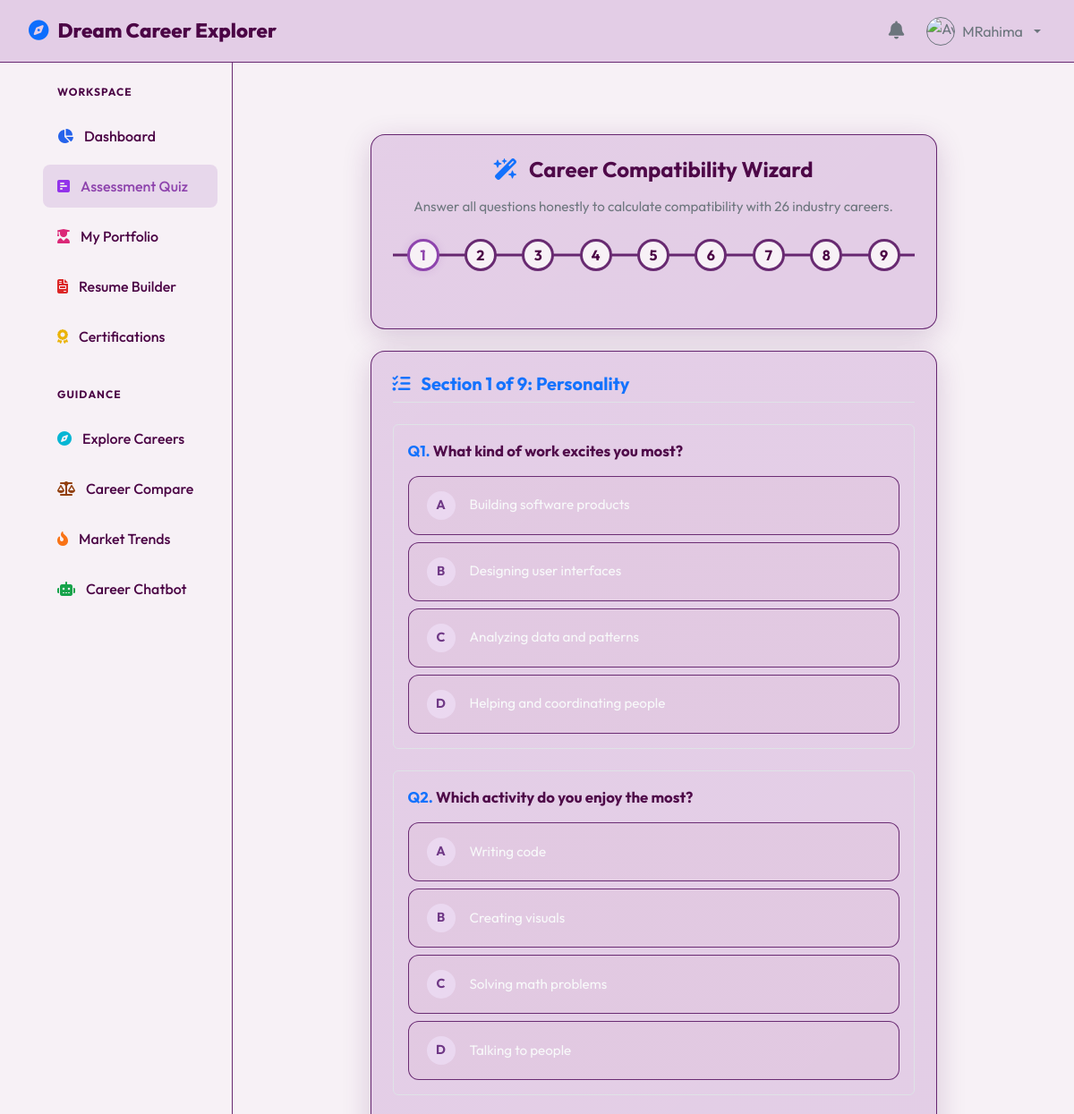
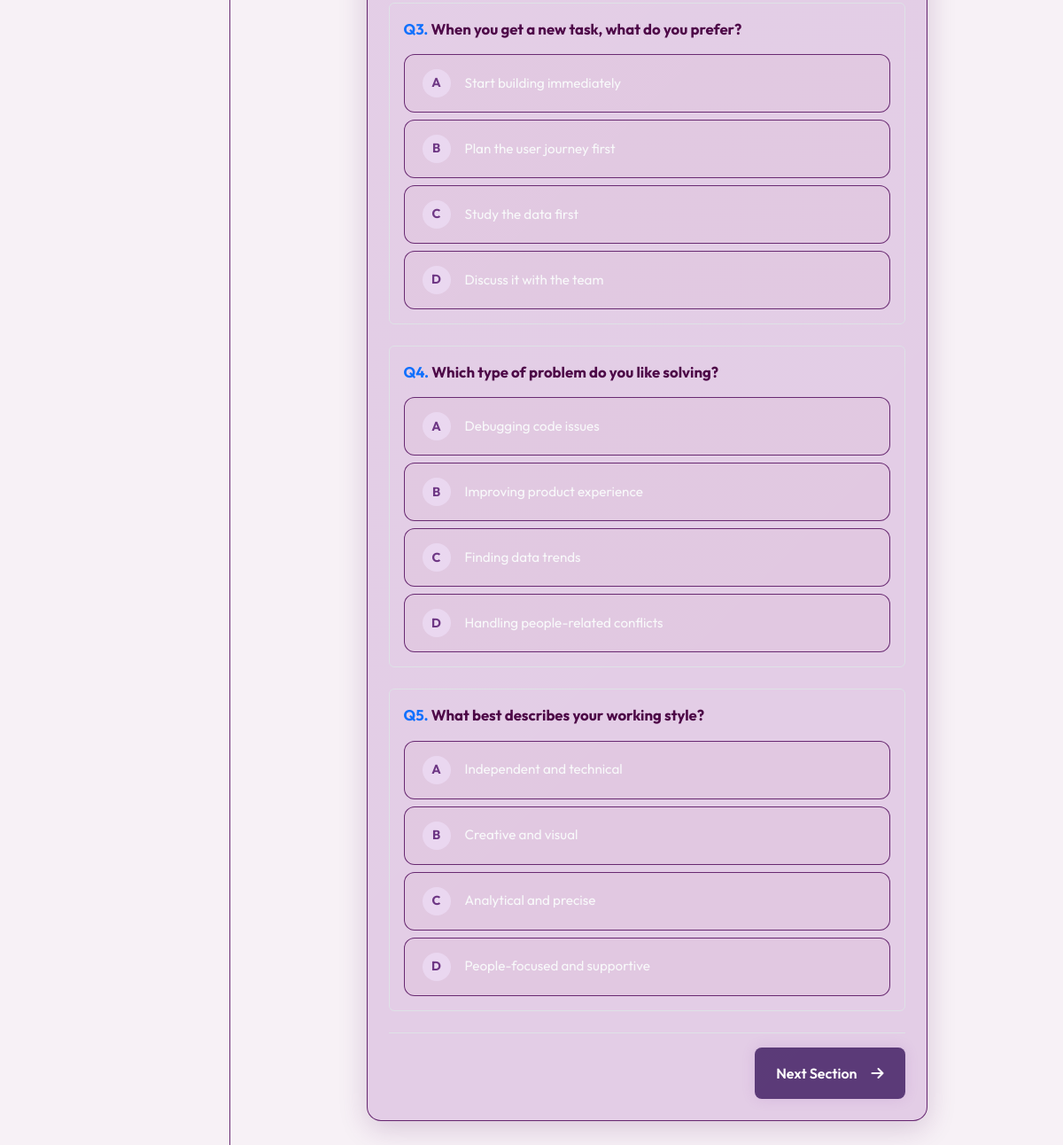
/student/assessment (signed in), run on the app's committed database (2 pictures, top to bottom).
### app/models.py (models this page shows, shortened)
class User(db.Model):
    __tablename__ = 'users'
    id = db.Column(db.Integer, primary_key=True)
    username = db.Column(db.String(50), unique=True, nullable=False)
    email = db.Column(db.String(100), unique=True, nullable=False)
    password_hash = db.Column(db.String(256), nullable=False)
    full_name = db.Column(db.String(100), nullable=False)
    role = db.Column(db.Enum('student', 'admin', name='user_roles'), default='student', nullable=False)
    profile_pic = db.Column(db.String(256), default='default.png')
    department = db.Column(db.String(100), nullable=True)
    qualification = db.Column(db.String(100), nullable=True)
    created_at = db.Column(db.DateTime, default=datetime.utcnow)
    portfolio = db.relationship('Portfolio', backref='user', uselist=False, cascade="all, delete-orphan")
    skills = db.relationship('StudentSkill', backref='user', cascade="all, delete-orphan")
    certificates = db.relationship('Certificate', backref='user', cascade="all, delete-orphan")
    projects = db.relationship('Project', backref='user', cascade="all, delete-orphan")
    quiz_results = db.relationship('QuizResult', backref='user', cascade="all, delete-orphan")
    progress = db.relationship('LearningProgress', backref='user', cascade="all, delete-orphan")
    notifications = db.relationship('Notification', backref='user', cascade="all, delete-orphan")

class QuizQuestion(db.Model):
    __tablename__ = 'quiz_questions'
    id = db.Column(db.Integer, primary_key=True)
    question_text = db.Column(db.String(500), nullable=False)
    category = db.Column(db.Enum('personality', 'technical_interest', 'creativity', 'logical_thinking', 'communication', 'leadership', 'business', 'problem_solving', 'mathematics', 'analytical_skills', name='quiz_categories'), nullable=False)
    options = db.relationship('QuizOption', backref='question', cascade="all, delete-orphan")

class QuizOption(db.Model):
    __tablename__ = 'quiz_options'
    id = db.Column(db.Integer, primary_key=True)
    question_id = db.Column(db.Integer, db.ForeignKey('quiz_questions.id'), nullable=False)
    option_text = db.Column(db.String(300), nullable=False)
    score_value = db.Column(db.Text, nullable=False)  # JSON mapping of career titles to weights

### app/blueprints/student/routes.py (the view, shortened to what this page needs)
@student_bp.route('/assessment', methods=['GET', 'POST'])
@login_required
def assessment():
    user = db.session.get(User, session['user_id'])
    questions = QuizQuestion.query.all()
    return render_template('student/assessment.html', questions=questions)

### app/blueprints/auth/routes.py (called while the page is built)
def login_required(f):
    @wraps(f)
    def decorated_function(*args, **kwargs):
        if 'user_id' not in session:
            flash('Please log in to access this page.', 'warning')
            return redirect(url_for('auth.login', next=request.url))
        return f(*args, **kwargs)
    return decorated_function

### app/templates/student/assessment.html (shortened to what this page needs)
{% extends "base.html" %}
{% block content %}
<div class="container py-4">
    <div class="row justify-content-center">
        <div class="col-lg-9" data-aos="fade-up">
            <div class="glass-card mb-4 p-4 text-center">
                <h4 class="fw-bold mb-3"><i class="fa-solid fa-wand-magic-sparkles text-primary me-2"></i> Career Compatibility Wizard</h4>
                <p class="text-secondary mb-4" style="font-size: 0.95rem;">Answer all questions honestly to calculate compatibility with 26 industry careers.</p>
                <div class="step-indicator-wrapper px-3">
                    {% for i in range(9) %}
                        <div class="step-node {% if i == 0 %}active{% endif %}" data-step="{{ i }}">
                            {{ i + 1 }}
                        </div>
                    {% endfor %}
                </div>
            </div>
            <div class="glass-card p-4" id="assessment-wizard-card">
                <form id="quiz-form" action="{{ url_for('student.assessment') }}" method="POST">
                    {% for q in questions %}
                        {% if loop.index0 % 5 == 0 %}
                            <div class="quiz-step {% if loop.index0 == 0 %}active{% endif %}" id="step_container_{{ loop.index0 // 5 }}">
                                <h5 class="text-primary fw-bold mb-4 border-bottom border-color pb-2"><i class="fa-solid fa-list-check me-2"></i> Section {{ (loop.index0 // 5) + 1 }} of 9: {{ q.category.replace('_', ' ').capitalize() }}</h5>
                        {% endif %}
                        <div class="question-wrapper mb-4 p-3 rounded border border-color" id="q_wrapper_{{ q.id }}">
                            <p class="fw-bold mb-3" style="font-size: 1.05rem;"><span class="text-primary">Q{{ loop.index }}.</span> {{ q.question_text }}</p>
                            <div class="d-flex flex-column gap-2">
                                {% for opt in q.options %}
                                    <label class="option-card-label">
                                        <div class="option-card">
                                            <span class="option-letter">
                                                {% if loop.index == 1 %}A{% elif loop.index == 2 %}B{% elif loop.index == 3 %}C{% else %}D{% endif %}
                                            </span>
                                            <span class="text-light" style="font-size: 0.95rem;">{{ opt.option_text }}</span>
                                        </div>
                                    </label>
                                {% endfor %}
                            </div>
                        </div>
                        {% if (loop.index0 % 5 == 4) or loop.last %}
                            </div>
                        {% endif %}
                    {% endfor %}
                    <div class="d-flex justify-content-between mt-4 pt-3 border-top border-color">
                        <button type="button" id="next-btn" class="glow-btn px-4 py-3">
                        </button>
                    </div>
                </form>
            </div>
        </div>
    </div>
</div>
{% endblock %}

### app/templates/base.html (shortened to what this page needs)
<!DOCTYPE html>
<html lang="en" data-theme="dark">
<head>
    <link href="https://cdn.jsdelivr.net/npm/bootstrap@5.3.0/dist/css/bootstrap.min.css" rel="stylesheet">
    <link href="https://cdnjs.cloudflare.com/ajax/libs/font-awesome/6.4.0/css/all.min.css" rel="stylesheet">
    <link href="https://unpkg.com/aos@2.3.1/dist/aos.css" rel="stylesheet">
    <link rel="stylesheet" href="{{ url_for('static', filename='css/style.css') }}">
    <link rel="stylesheet" href="{{ url_for('static', filename='css/dashboard.css') }}">
    <link rel="stylesheet" href="{{ url_for('static', filename='css/landing.css') }}">
</head>
<body>
    <nav class="top-navbar">
        <a class="navbar-brand" href="{{ url_for('main.index') }}">
            <i class="fa-solid fa-compass text-primary"></i> Dream Career Explorer
        </a>
        <div class="d-flex align-items-center gap-3">
            {% if current_user %}
                {% if current_user.role == 'student' %}
                <a href="{{ url_for('student.notifications') }}" class="position-relative text-secondary p-1" title="Notifications">
                    <i class="fa-solid fa-bell fs-5"></i>
                </a>
                {% endif %}
                <div class="dropdown">
                    <button class="btn btn-link text-decoration-none dropdown-toggle text-secondary d-flex align-items-center gap-2 p-1" type="button" id="profileDropdown" data-bs-toggle="dropdown" aria-expanded="false">
                        <img src="{{ url_for('static', filename='uploads/' + current_user.profile_pic) }}" alt="Avatar" width="32" height="32" class="rounded-circle border border-secondary" onerror="this.src='https://cdn-icons-png.flaticon.com/512/3135/3135715.png';">
                        <span class="d-none d-md-inline">{{ current_user.full_name }}</span>
                    </button>
                </div>
            {% else %}
                <a href="{{ url_for('auth.login') }}" class="btn btn-outline-secondary btn-sm px-3">Login</a>
                <a href="{{ url_for('auth.register') }}" class="glow-btn btn-sm px-3 py-2 text-white">Get Started</a>
            {% endif %}
        </div>
    </nav>
    <div class="main-wrapper">
        {% if current_user %}
            <aside class="sidebar">
                <ul class="side-nav-list">
                    {% if current_user.role == 'student' %}
                        <span class="text-uppercase  fw-bold px-3 mb-2" style="font-size: 0.75rem; letter-spacing: 1px;">Workspace</span>
                        <li><a class="side-nav-link" href="{{ url_for('student.dashboard') }}"><i class="fa-solid fa-chart-pie icon-dashboard"></i> Dashboard</a></li>
                        <li><a class="side-nav-link" href="{{ url_for('student.assessment') }}"><i class="fa-solid fa-square-poll-horizontal icon-quiz"></i> Assessment Quiz</a></li>
                        <li><a class="side-nav-link" href="{{ url_for('student.portfolio') }}"><i class="fa-solid fa-user-graduate icon-portfolio"></i> My Portfolio</a></li>
                        <li><a class="side-nav-link" href="{{ url_for('student.resume') }}"><i class="fa-solid fa-file-invoice icon-resume"></i> Resume Builder</a></li>
                        <li><a class="side-nav-link" href="{{ url_for('student.certifications') }}"><i class="fa-solid fa-award icon-certifications"></i> Certifications</a></li>
                        <span class="text-uppercase  fw-bold px-3 mt-4 mb-2" style="font-size: 0.75rem; letter-spacing: 1px;">Guidance</span>
                        <li><a class="side-nav-link" href="{{ url_for('main.careers') }}"><i class="fa-solid fa-compass icon-explore"></i> Explore Careers</a></li>
                        <li><a class="side-nav-link" href="{{ url_for('main.comparison') }}"><i class="fa-solid fa-scale-balanced icon-compare"></i> Career Compare</a></li>
                        <li><a class="side-nav-link" href="{{ url_for('main.trends') }}"><i class="fa-solid fa-fire-flame-curved icon-trends"></i> Market Trends</a></li>
                        <li><a class="side-nav-link" href="{{ url_for('student.chatbot_ui') }}"><i class="fa-solid fa-robot icon-chatbot"></i> Career Chatbot</a></li>
                    {% endif %}
                </ul>
            </aside>
        {% endif %}
        <main class="content-body {% if not current_user %}w-100 m-0 p-0{% endif %}">
            {% block content %}{% endblock %}
        </main>
    </div>
</body>
</html>

### app/static/css/style.css (style rules this page uses)
:root { --bg-primary: #f7f1f6; --bg-secondary: #f7f1f6; --bg-card: #e3cde6; --bg-glass: #e3cde6; --border-color: #5b1765e8; --border-focus:#8e44ad; --text-primary:#4b0445; --text-secondary: #4b0445; --text-muted: #4b0445; --primary: #8e44ad; --primary-hover: #6c3483; --primary-glow: rgba(142, 68, 173, 0.15); --success: #18d118; --warning: #f59e0b; --danger: #ef4444; --info: #7d3c98; --glass-blur: blur(12px); --card-shadow: 0 8px 32px 0 rgba(91, 23, 101, 0.20); --nav-height: 70px; --sidebar-width: 260px; }
* { margin: 0; padding: 0; box-sizing: border-box; transition: background-color 0.3s ease, border-color 0.3s ease, color 0.15s ease; }
body { font-family: 'Outfit', sans-serif; background-color: var(--bg-primary); color: var(--text-primary); overflow-x: hidden; min-height: 100vh; }
a { text-decoration: none; color: var(--primary); }
.glass-card { background: var(--bg-card); backdrop-filter: var(--glass-blur); -webkit-backdrop-filter: var(--glass-blur); border: 1px solid var(--border-color); border-radius: 16px; padding: 24px; box-shadow: var(--card-shadow); position: relative; overflow: hidden; }
.glass-card::before { content: ''; position: absolute; top: 0; left: 0; width: 100%; height: 100%; background: linear-gradient(135deg, rgba(255, 255, 255, 0.03) 0%, rgba(255, 255, 255, 0) 100%); pointer-events: none; }
.quiz-step { display:none; }
.quiz-step.active { display:block; }
.glow-btn { background: #5b3a78; color: #ffffff; border: none; border-radius: 8px; padding: 10px 24px; font-weight: 600; display: inline-flex; align-items: center; gap: 8px; cursor: pointer; box-shadow: 0 0 15px var(--primary-glow); }
.main-wrapper { display: flex; min-height: 100vh; padding-top: var(--nav-height); }
.sidebar { width: var(--sidebar-width); background: var(--bg-secondary); border-right: 1px solid var(--border-color); position: fixed; top: var(--nav-height); bottom: 0; left: 0; z-index: 100; padding: 24px 16px; overflow-y: auto; }
.content-body { flex: 1; margin-left: var(--sidebar-width); padding: 32px; overflow-x: hidden; }
.top-navbar { height: var(--nav-height); background: var(--bg-glass); backdrop-filter: var(--glass-blur); -webkit-backdrop-filter: var(--glass-blur); border-bottom: 1px solid var(--border-color); position: fixed; top: 0; left: 0; right: 0; z-index: 1000; display: flex; align-items: center; justify-content: space-between; padding: 0 32px; }
.navbar-brand { font-weight: 800; font-size: 1.4rem; color: var(--text-primary); display: flex; align-items: center; gap: 10px; }
.side-nav-list { list-style: none; display: flex; flex-direction: column; gap: 8px; }
.side-nav-link { display: flex; align-items: center; gap: 12px; padding: 12px 16px; border-radius: 8px; color: var(--text-secondary); font-weight: 500; cursor: pointer; }
.side-nav-link:hover, .side-nav-link.active { background: var(--primary-glow); color: var(--primary); }

### app/static/css/dashboard.css (style rules this page uses)
.quiz-step { display: none; }
.quiz-step.active { display: block; }
.option-card-label { display: block; width: 100%; cursor: pointer; }
.option-card { background: rgba(168, 8, 8, 0.02); border: 1.5px solid var(--border-color); border-radius: 12px; padding: 16px 20px; display: flex; align-items: center; gap: 16px; transition: all 0.25s ease; }
.option-letter { width: 32px; height: 32px; border-radius: 50%; background: #ead7f0; color: #6c3483; display: flex; align-items: center; justify-content: center; font-weight: 700; font-size: 0.9rem; }
.step-indicator-wrapper { display: flex; align-items: center; justify-content: space-between; margin-bottom: 40px; position: relative; }
.step-node { width: 36px; height: 36px; border-radius: 50%; background: var(--bg-secondary); border: 3px solid var(--border-color); color: var(--text-secondary); display: flex; align-items: center; justify-content: center; font-weight: 700; position: relative; z-index: 3; transition: all 0.3s ease; }
.step-node.active { border-color: var(--primary); color: var(--primary); box-shadow: 0 0 10px var(--primary-glow); }
.icon-dashboard { color: #2563eb; }
.icon-quiz { color: #9333ea; }
.icon-portfolio { color: #db2777; }
.icon-resume { color: #dc2626; }
.icon-certifications { color: #eab308; }
.icon-explore { color: #06b6d4; }
.icon-compare { color: #92400e; }
.icon-trends { color: #f97316; }
.icon-chatbot { color: #16a34a; }

### data on the page
User: full_name "MRahima"
QuizQuestion: (loop.index0//5)+1 "1", category.replace "Personality", question_text "What kind of work excites you most?"
QuizOption: shows "A", option_text "Building software products"
QuizOption: shows "B", option_text "Designing user interfaces"
QuizOption: shows "C", option_text "Analyzing data and patterns"
QuizOption: shows "D", option_text "Helping and coordinating people"
QuizQuestion: question_text "Which activity do you enjoy the most?"
QuizOption: shows "A", option_text "Writing code"
QuizOption: shows "B", option_text "Creating visuals"
QuizOption: shows "C", option_text "Solving math problems"
QuizOption: shows "D", option_text "Talking to people"
QuizQuestion: question_text "When you get a new task, what do you prefer?"
QuizOption: shows "A", option_text "Start building immediately"
QuizOption: shows "B", option_text "Plan the user journey first"
QuizOption: shows "C", option_text "Study the data first"
QuizOption: shows "D", option_text "Discuss it with the team"
QuizQuestion: question_text "Which type of problem do you like solving?"
QuizOption: shows "A", option_text "Debugging code issues"
QuizOption: shows "B", option_text "Improving product experience"
QuizOption: shows "C", option_text "Finding data trends"
QuizOption: shows "D", option_text "Handling people-related conflicts"
QuizQuestion: question_text "What best describes your working style?"
QuizOption: shows "A", option_text "Independent and technical"
QuizOption: shows "B", option_text "Creative and visual"
QuizOption: shows "C", option_text "Analytical and precise"
QuizOption: shows "D", option_text "People-focused and supportive"

### other printed values
{{ i + 1 }} "1" "2" "3" "4" "5" "6" "7" "8" "9"
